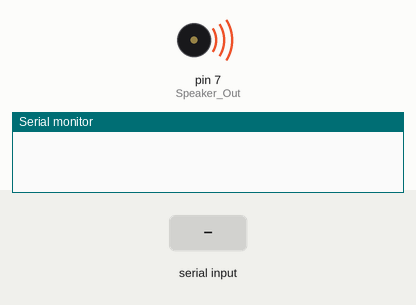
The sketch below on a simulated Arduino Uno, built with avr-gcc and run on an emulated ATmega328P. Parts: buzzer (waves = sounding), the last lines printed to the serial monitor. The test bench sets the inputs (shaded band).

Above: at 1.2 s.
1.3 s: "2" received over Serial
At 1.58 s:
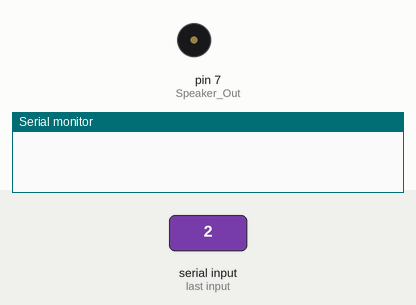
3.3 s: "0" received over Serial
At 3.58 s:
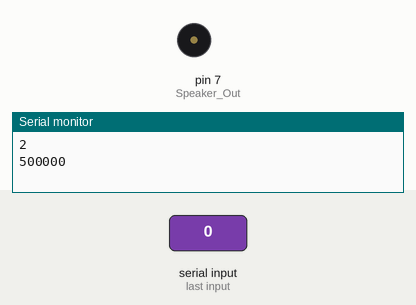
6.3 s: "1" received over Serial
At 8.1 s:
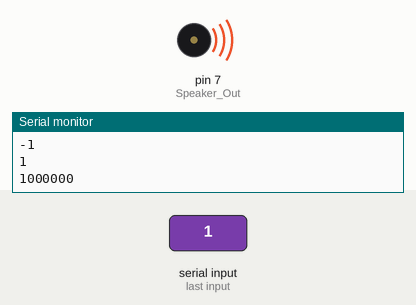
Timing chart, 0 to 9.6 s (numbered marks = the images above; inputs shaded):
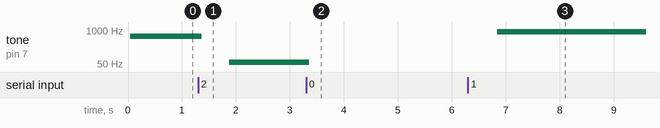

Measured:
- after the input at 1.3 s, tone on pin 7 (Speaker_Out): 584 Hz → silent after 0.06 s, → 59 Hz 0.51 s later
- after the input at 3.3 s, tone on pin 7 (Speaker_Out): 59 Hz → silent after 0.05 s
- after the input at 6.3 s, tone on pin 7 (Speaker_Out): silent → 855 Hz after 0.55 s

The sketch:

frequence_test.ino
```cpp
//!!AUM!!
//This File Contain SD card funtions n code
/*
*SD card attached to SPI bus as follows:
**MOSI  -   pin 11 uno -   pin  51 mega
**MISO  -   pin 12     -   pin  50
**CLK   -   pin 13     -   pin  52
**CS    -   pin 10     -   pin  53
*/
#define Speaker_Out   7

long Set_Freq = 50000, Freq_counter = 50000,normal_counter = 0;

void setup()
{   Serial.begin(9600);
    pinMode(Speaker_Out,OUTPUT);
}

long base_us_delay = 0;
char flag = 0,data_size = 0;

void loop()
{
  while(1)
  { digitalWrite(Speaker_Out,HIGH);
    delayMicroseconds(Set_Freq);
    digitalWrite(Speaker_Out,LOW);
    delayMicroseconds(Set_Freq);
    if(Serial.available() > 0)  break;
  }
    String Data = readData();
    char str_to_char_buff[10] = "";
    long temp = 0, time_value = 0;;
    Data.toCharArray(str_to_char_buff,data_size+1);
    for(char i = 0; i < data_size ; i++)
    { temp *= 10;
      temp += (str_to_char_buff[i] - 0x30);
    }
    Set_Freq = 1000000 / temp;

    Serial.println(Set_Freq,DEC);
}

String readData(void)        //read incoming data into string, through uart
{   String data = "";
    unsigned long t = millis();
    char i = 0;
    while(millis() - t < 500)
    { if(Serial.available() > 0)
      {   char r = Serial.read();
          data += r;
          t = millis();
          i++;
          data_size = i;
      }
    }
    Serial.println(data);
    return data;
}


/*
 *   if(normal_counter < Freq_counter)
  { normal_counter = 0;
    if(flag == 0)
    {   flag = 1;
        digitalWrite(Speaker_Out,HIGH);
    }
    else
    {   flag = 0;
        digitalWrite(Speaker_Out,LOW);
    }
  }
  normal_counter++;
    if(Freq_counter < Set_Freq - 15) Freq_counter += 10;
  if(Freq_counter > Set_Freq + 15) Freq_counter -= 10;

  if(Serial.available() > 0)
  { String Data = readData();
    char str_to_char_buff[10] = "";
    long temp = 0, time_value = 0;;
    Data.toCharArray(str_to_char_buff,data_size+1);
    for(char i = 0; i < data_size ; i++)
    { temp *= 10;
      temp += (str_to_char_buff[i] - 0x30);
    }
    Set_Freq = 1000000 / temp;
    Serial.println(Set_Freq,DEC);
  }
 */
```
